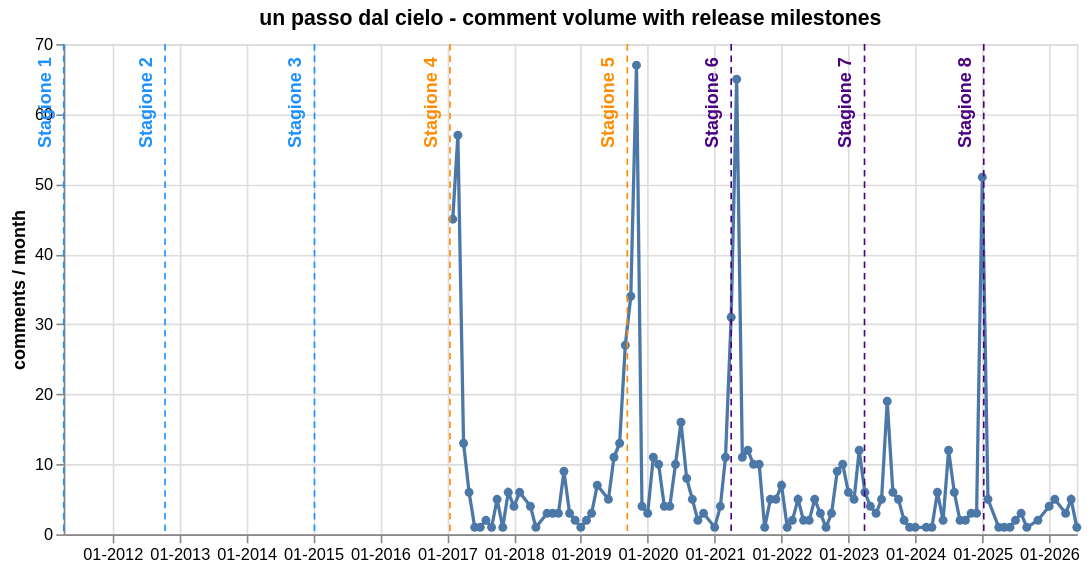

Describe this chart as a Vega-Lite specification.
### Vega-Lite specification from a JSON file in a GitHub repository (floating-point values rounded to 4 significant figures)
{"$schema": "https://vega.github.io/schema/vega-lite/v6.1.0.json", "config": {"view": {"continuousHeight": 300, "continuousWidth": 300}}, "datasets": {"data-0560007669a193dd96a4bdd75903b4f9": [{"date": "2017-02-01T00:00:00", "month": "2017-02", "months_from_release": 70.0, "n_comments": 45, "n_detected": 3, "n_ref_lex": 1, "produzione": "un passo dal cielo", "ref_rate_detected": 0.06667, "ref_rate_lex": 0.02222, "sim_mean": 0.7874, "tipo": "serie_ita"}, {"date": "2017-03-01T00:00:00", "month": "2017-03", "months_from_release": 71.0, "n_comments": 57, "n_detected": 6, "n_ref_lex": 3, "produzione": "un passo dal cielo", "ref_rate_detected": 0.1053, "ref_rate_lex": 0.05263, "sim_mean": 0.7866, "tipo": "serie_ita"}, {"date": "2017-04-01T00:00:00", "month": "2017-04", "months_from_release": 72.0, "n_comments": 13, "n_detected": 1, "n_ref_lex": 1, "produzione": "un passo dal cielo", "ref_rate_detected": 0.07692, "ref_rate_lex": 0.07692, "sim_mean": 0.789, "tipo": "serie_ita"}, {"date": "2017-05-01T00:00:00", "month": "2017-05", "months_from_release": 73.0, "n_comments": 6, "n_detected": 0, "n_ref_lex": 1, "produzione": "un passo dal cielo", "ref_rate_detected": 0.0, "ref_rate_lex": 0.1667, "sim_mean": 0.7848, "tipo": "serie_ita"}, {"date": "2017-06-01T00:00:00", "month": "2017-06", "months_from_release": 74.0, "n_comments": 1, "n_detected": 0, "n_ref_lex": 0, "produzione": "un passo dal cielo", "ref_rate_detected": 0.0, "ref_rate_lex": 0.0, "sim_mean": 0.7793, "tipo": "serie_ita"}, {"date": "2017-07-01T00:00:00", "month": "2017-07", "months_from_release": 75.0, "n_comments": 1, "n_detected": 0, "n_ref_lex": 0, "produzione": "un passo dal cielo", "ref_rate_detected": 0.0, "ref_rate_lex": 0.0, "sim_mean": 0.7914, "tipo": "serie_ita"}, {"date": "2017-08-01T00:00:00", "month": "2017-08", "months_from_release": 76.0, "n_comments": 2, "n_detected": 1, "n_ref_lex": 1, "produzione": "un passo dal cielo", "ref_rate_detected": 0.5, "ref_rate_lex": 0.5, "sim_mean": 0.7986, "tipo": "serie_ita"}, {"date": "2017-09-01T00:00:00", "month": "2017-09", "months_from_release": 77.0, "n_comments": 1, "n_detected": 0, "n_ref_lex": 0, "produzione": "un passo dal cielo", "ref_rate_detected": 0.0, "ref_rate_lex": 0.0, "sim_mean": 0.7751, "tipo": "serie_ita"}, {"date": "2017-10-01T00:00:00", "month": "2017-10", "months_from_release": 78.0, "n_comments": 5, "n_detected": 1, "n_ref_lex": 0, "produzione": "un passo dal cielo", "ref_rate_detected": 0.2, "ref_rate_lex": 0.0, "sim_mean": 0.7875, "tipo": "serie_ita"}, {"date": "2017-11-01T00:00:00", "month": "2017-11", "months_from_release": 79.0, "n_comments": 1, "n_detected": 0, "n_ref_lex": 0, "produzione": "un passo dal cielo", "ref_rate_detected": 0.0, "ref_rate_lex": 0.0, "sim_mean": 0.7894, "tipo": "serie_ita"}, {"date": "2017-12-01T00:00:00", "month": "2017-12", "months_from_release": 80.0, "n_comments": 6, "n_detected": 0, "n_ref_lex": 0, "produzione": "un passo dal cielo", "ref_rate_detected": 0.0, "ref_rate_lex": 0.0, "sim_mean": 0.7741, "tipo": "serie_ita"}, {"date": "2018-01-01T00:00:00", "month": "2018-01", "months_from_release": 81.0, "n_comments": 4, "n_detected": 0, "n_ref_lex": 0, "produzione": "un passo dal cielo", "ref_rate_detected": 0.0, "ref_rate_lex": 0.0, "sim_mean": 0.7834, "tipo": "serie_ita"}, {"date": "2018-02-01T00:00:00", "month": "2018-02", "months_from_release": 82.0, "n_comments": 6, "n_detected": 1, "n_ref_lex": 0, "produzione": "un passo dal cielo", "ref_rate_detected": 0.1667, "ref_rate_lex": 0.0, "sim_mean": 0.7903, "tipo": "serie_ita"}, {"date": "2018-04-01T00:00:00", "month": "2018-04", "months_from_release": 84.0, "n_comments": 4, "n_detected": 0, "n_ref_lex": 0, "produzione": "un passo dal cielo", "ref_rate_detected": 0.0, "ref_rate_lex": 0.0, "sim_mean": 0.7733, "tipo": "serie_ita"}, {"date": "2018-05-01T00:00:00", "month": "2018-05", "months_from_release": 85.0, "n_comments": 1, "n_detected": 0, "n_ref_lex": 0, "produzione": "un passo dal cielo", "ref_rate_detected": 0.0, "ref_rate_lex": 0.0, "sim_mean": 0.7873, "tipo": "serie_ita"}, {"date": "2018-07-01T00:00:00", "month": "2018-07", "months_from_release": 87.0, "n_comments": 3, "n_detected": 0, "n_ref_lex": 0, "produzione": "un passo dal cielo", "ref_rate_detected": 0.0, "ref_rate_lex": 0.0, "sim_mean": 0.7835, "tipo": "serie_ita"}, {"date": "2018-08-01T00:00:00", "month": "2018-08", "months_from_release": 88.0, "n_comments": 3, "n_detected": 2, "n_ref_lex": 0, "produzione": "un passo dal cielo", "ref_rate_detected": 0.6667, "ref_rate_lex": 0.0, "sim_mean": 0.8035, "tipo": "serie_ita"}, {"date": "2018-09-01T00:00:00", "month": "2018-09", "months_from_release": 89.0, "n_comments": 3, "n_detected": 0, "n_ref_lex": 0, "produzione": "un passo dal cielo", "ref_rate_detected": 0.0, "ref_rate_lex": 0.0, "sim_mean": 0.7833, "tipo": "serie_ita"}, {"date": "2018-10-01T00:00:00", "month": "2018-10", "months_from_release": 90.0, "n_comments": 9, "n_detected": 2, "n_ref_lex": 2, "produzione": "un passo dal cielo", "ref_rate_detected": 0.2222, "ref_rate_lex": 0.2222, "sim_mean": 0.786, "tipo": "serie_ita"}, {"date": "2018-11-01T00:00:00", "month": "2018-11", "months_from_release": 91.0, "n_comments": 3, "n_detected": 0, "n_ref_lex": 0, "produzione": "un passo dal cielo", "ref_rate_detected": 0.0, "ref_rate_lex": 0.0, "sim_mean": 0.7844, "tipo": "serie_ita"}, {"date": "2018-12-01T00:00:00", "month": "2018-12", "months_from_release": 92.0, "n_comments": 2, "n_detected": 0, "n_ref_lex": 0, "produzione": "un passo dal cielo", "ref_rate_detected": 0.0, "ref_rate_lex": 0.0, "sim_mean": 0.7886, "tipo": "serie_ita"}, {"date": "2019-01-01T00:00:00", "month": "2019-01", "months_from_release": 93.0, "n_comments": 1, "n_detected": 0, "n_ref_lex": 0, "produzione": "un passo dal cielo", "ref_rate_detected": 0.0, "ref_rate_lex": 0.0, "sim_mean": 0.797, "tipo": "serie_ita"}, {"date": "2019-02-01T00:00:00", "month": "2019-02", "months_from_release": 94.0, "n_comments": 2, "n_detected": 0, "n_ref_lex": 0, "produzione": "un passo dal cielo", "ref_rate_detected": 0.0, "ref_rate_lex": 0.0, "sim_mean": 0.7788, "tipo": "serie_ita"}, {"date": "2019-03-01T00:00:00", "month": "2019-03", "months_from_release": 95.0, "n_comments": 3, "n_detected": 0, "n_ref_lex": 1, "produzione": "un passo dal cielo", "ref_rate_detected": 0.0, "ref_rate_lex": 0.3333, "sim_mean": 0.7803, "tipo": "serie_ita"}, {"date": "2019-04-01T00:00:00", "month": "2019-04", "months_from_release": 96.0, "n_comments": 7, "n_detected": 0, "n_ref_lex": 0, "produzione": "un passo dal cielo", "ref_rate_detected": 0.0, "ref_rate_lex": 0.0, "sim_mean": 0.7837, "tipo": "serie_ita"}, {"date": "2019-06-01T00:00:00", "month": "2019-06", "months_from_release": 98.0, "n_comments": 5, "n_detected": 1, "n_ref_lex": 1, "produzione": "un passo dal cielo", "ref_rate_detected": 0.2, "ref_rate_lex": 0.2, "sim_mean": 0.7943, "tipo": "serie_ita"}, {"date": "2019-07-01T00:00:00", "month": "2019-07", "months_from_release": 99.0, "n_comments": 11, "n_detected": 1, "n_ref_lex": 1, "produzione": "un passo dal cielo", "ref_rate_detected": 0.09091, "ref_rate_lex": 0.09091, "sim_mean": 0.7872, "tipo": "serie_ita"}, {"date": "2019-08-01T00:00:00", "month": "2019-08", "months_from_release": 100.0, "n_comments": 13, "n_detected": 1, "n_ref_lex": 2, "produzione": "un passo dal cielo", "ref_rate_detected": 0.07692, "ref_rate_lex": 0.1538, "sim_mean": 0.7864, "tipo": "serie_ita"}, {"date": "2019-09-01T00:00:00", "month": "2019-09", "months_from_release": 101.0, "n_comments": 27, "n_detected": 2, "n_ref_lex": 1, "produzione": "un passo dal cielo", "ref_rate_detected": 0.07407, "ref_rate_lex": 0.03704, "sim_mean": 0.7814, "tipo": "serie_ita"}, {"date": "2019-10-01T00:00:00", "month": "2019-10", "months_from_release": 102.0, "n_comments": 34, "n_detected": 5, "n_ref_lex": 3, "produzione": "un passo dal cielo", "ref_rate_detected": 0.1471, "ref_rate_lex": 0.08824, "sim_mean": 0.7872, "tipo": "serie_ita"}, {"date": "2019-11-01T00:00:00", "month": "2019-11", "months_from_release": 103.0, "n_comments": 67, "n_detected": 4, "n_ref_lex": 4, "produzione": "un passo dal cielo", "ref_rate_detected": 0.0597, "ref_rate_lex": 0.0597, "sim_mean": 0.7844, "tipo": "serie_ita"}, {"date": "2019-12-01T00:00:00", "month": "2019-12", "months_from_release": 104.0, "n_comments": 4, "n_detected": 0, "n_ref_lex": 0, "produzione": "un passo dal cielo", "ref_rate_detected": 0.0, "ref_rate_lex": 0.0, "sim_mean": 0.7853, "tipo": "serie_ita"}, {"date": "2020-01-01T00:00:00", "month": "2020-01", "months_from_release": 105.0, "n_comments": 3, "n_detected": 0, "n_ref_lex": 0, "produzione": "un passo dal cielo", "ref_rate_detected": 0.0, "ref_rate_lex": 0.0, "sim_mean": 0.7915, "tipo": "serie_ita"}, {"date": "2020-02-01T00:00:00", "month": "2020-02", "months_from_release": 106.0, "n_comments": 11, "n_detected": 0, "n_ref_lex": 1, "produzione": "un passo dal cielo", "ref_rate_detected": 0.0, "ref_rate_lex": 0.09091, "sim_mean": 0.7867, "tipo": "serie_ita"}, {"date": "2020-03-01T00:00:00", "month": "2020-03", "months_from_release": 107.0, "n_comments": 10, "n_detected": 3, "n_ref_lex": 3, "produzione": "un passo dal cielo", "ref_rate_detected": 0.3, "ref_rate_lex": 0.3, "sim_mean": 0.7912, "tipo": "serie_ita"}, {"date": "2020-04-01T00:00:00", "month": "2020-04", "months_from_release": 108.0, "n_comments": 4, "n_detected": 2, "n_ref_lex": 2, "produzione": "un passo dal cielo", "ref_rate_detected": 0.5, "ref_rate_lex": 0.5, "sim_mean": 0.8012, "tipo": "serie_ita"}, {"date": "2020-05-01T00:00:00", "month": "2020-05", "months_from_release": 109.0, "n_comments": 4, "n_detected": 0, "n_ref_lex": 0, "produzione": "un passo dal cielo", "ref_rate_detected": 0.0, "ref_rate_lex": 0.0, "sim_mean": 0.785, "tipo": "serie_ita"}, {"date": "2020-06-01T00:00:00", "month": "2020-06", "months_from_release": 110.0, "n_comments": 10, "n_detected": 0, "n_ref_lex": 0, "produzione": "un passo dal cielo", "ref_rate_detected": 0.0, "ref_rate_lex": 0.0, "sim_mean": 0.7879, "tipo": "serie_ita"}, {"date": "2020-07-01T00:00:00", "month": "2020-07", "months_from_release": 111.0, "n_comments": 16, "n_detected": 1, "n_ref_lex": 0, "produzione": "un passo dal cielo", "ref_rate_detected": 0.0625, "ref_rate_lex": 0.0, "sim_mean": 0.7859, "tipo": "serie_ita"}, {"date": "2020-08-01T00:00:00", "month": "2020-08", "months_from_release": 112.0, "n_comments": 8, "n_detected": 0, "n_ref_lex": 1, "produzione": "un passo dal cielo", "ref_rate_detected": 0.0, "ref_rate_lex": 0.125, "sim_mean": 0.7812, "tipo": "serie_ita"}, {"date": "2020-09-01T00:00:00", "month": "2020-09", "months_from_release": 113.0, "n_comments": 5, "n_detected": 1, "n_ref_lex": 0, "produzione": "un passo dal cielo", "ref_rate_detected": 0.2, "ref_rate_lex": 0.0, "sim_mean": 0.7787, "tipo": "serie_ita"}, {"date": "2020-10-01T00:00:00", "month": "2020-10", "months_from_release": 114.0, "n_comments": 2, "n_detected": 0, "n_ref_lex": 0, "produzione": "un passo dal cielo", "ref_rate_detected": 0.0, "ref_rate_lex": 0.0, "sim_mean": 0.7978, "tipo": "serie_ita"}, {"date": "2020-11-01T00:00:00", "month": "2020-11", "months_from_release": 115.0, "n_comments": 3, "n_detected": 0, "n_ref_lex": 0, "produzione": "un passo dal cielo", "ref_rate_detected": 0.0, "ref_rate_lex": 0.0, "sim_mean": 0.792, "tipo": "serie_ita"}, {"date": "2021-01-01T00:00:00", "month": "2021-01", "months_from_release": 117.0, "n_comments": 1, "n_detected": 0, "n_ref_lex": 0, "produzione": "un passo dal cielo", "ref_rate_detected": 0.0, "ref_rate_lex": 0.0, "sim_mean": 0.7769, "tipo": "serie_ita"}, {"date": "2021-02-01T00:00:00", "month": "2021-02", "months_from_release": 118.0, "n_comments": 4, "n_detected": 1, "n_ref_lex": 0, "produzione": "un passo dal cielo", "ref_rate_detected": 0.25, "ref_rate_lex": 0.0, "sim_mean": 0.7851, "tipo": "serie_ita"}, {"date": "2021-03-01T00:00:00", "month": "2021-03", "months_from_release": 119.0, "n_comments": 11, "n_detected": 0, "n_ref_lex": 1, "produzione": "un passo dal cielo", "ref_rate_detected": 0.0, "ref_rate_lex": 0.09091, "sim_mean": 0.7852, "tipo": "serie_ita"}, {"date": "2021-04-01T00:00:00", "month": "2021-04", "months_from_release": 120.0, "n_comments": 31, "n_detected": 3, "n_ref_lex": 3, "produzione": "un passo dal cielo", "ref_rate_detected": 0.09677, "ref_rate_lex": 0.09677, "sim_mean": 0.7875, "tipo": "serie_ita"}, {"date": "2021-05-01T00:00:00", "month": "2021-05", "months_from_release": 121.0, "n_comments": 65, "n_detected": 1, "n_ref_lex": 0, "produzione": "un passo dal cielo", "ref_rate_detected": 0.01538, "ref_rate_lex": 0.0, "sim_mean": 0.7831, "tipo": "serie_ita"}, {"date": "2021-06-01T00:00:00", "month": "2021-06", "months_from_release": 122.0, "n_comments": 11, "n_detected": 1, "n_ref_lex": 1, "produzione": "un passo dal cielo", "ref_rate_detected": 0.09091, "ref_rate_lex": 0.09091, "sim_mean": 0.7832, "tipo": "serie_ita"}, {"date": "2021-07-01T00:00:00", "month": "2021-07", "months_from_release": 123.0, "n_comments": 12, "n_detected": 2, "n_ref_lex": 0, "produzione": "un passo dal cielo", "ref_rate_detected": 0.1667, "ref_rate_lex": 0.0, "sim_mean": 0.7881, "tipo": "serie_ita"}, {"date": "2021-08-01T00:00:00", "month": "2021-08", "months_from_release": 124.0, "n_comments": 10, "n_detected": 2, "n_ref_lex": 0, "produzione": "un passo dal cielo", "ref_rate_detected": 0.2, "ref_rate_lex": 0.0, "sim_mean": 0.7882, "tipo": "serie_ita"}, {"date": "2021-09-01T00:00:00", "month": "2021-09", "months_from_release": 125.0, "n_comments": 10, "n_detected": 0, "n_ref_lex": 1, "produzione": "un passo dal cielo", "ref_rate_detected": 0.0, "ref_rate_lex": 0.1, "sim_mean": 0.7812, "tipo": "serie_ita"}, {"date": "2021-10-01T00:00:00", "month": "2021-10", "months_from_release": 126.0, "n_comments": 1, "n_detected": 0, "n_ref_lex": 0, "produzione": "un passo dal cielo", "ref_rate_detected": 0.0, "ref_rate_lex": 0.0, "sim_mean": 0.7828, "tipo": "serie_ita"}, {"date": "2021-11-01T00:00:00", "month": "2021-11", "months_from_release": 127.0, "n_comments": 5, "n_detected": 0, "n_ref_lex": 1, "produzione": "un passo dal cielo", "ref_rate_detected": 0.0, "ref_rate_lex": 0.2, "sim_mean": 0.7886, "tipo": "serie_ita"}, {"date": "2021-12-01T00:00:00", "month": "2021-12", "months_from_release": 128.0, "n_comments": 5, "n_detected": 1, "n_ref_lex": 1, "produzione": "un passo dal cielo", "ref_rate_detected": 0.2, "ref_rate_lex": 0.2, "sim_mean": 0.7752, "tipo": "serie_ita"}, {"date": "2022-01-01T00:00:00", "month": "2022-01", "months_from_release": 129.0, "n_comments": 7, "n_detected": 0, "n_ref_lex": 0, "produzione": "un passo dal cielo", "ref_rate_detected": 0.0, "ref_rate_lex": 0.0, "sim_mean": 0.7701, "tipo": "serie_ita"}, {"date": "2022-02-01T00:00:00", "month": "2022-02", "months_from_release": 130.0, "n_comments": 1, "n_detected": 1, "n_ref_lex": 0, "produzione": "un passo dal cielo", "ref_rate_detected": 1.0, "ref_rate_lex": 0.0, "sim_mean": 0.8013, "tipo": "serie_ita"}, {"date": "2022-03-01T00:00:00", "month": "2022-03", "months_from_release": 131.0, "n_comments": 2, "n_detected": 0, "n_ref_lex": 0, "produzione": "un passo dal cielo", "ref_rate_detected": 0.0, "ref_rate_lex": 0.0, "sim_mean": 0.7766, "tipo": "serie_ita"}, {"date": "2022-04-01T00:00:00", "month": "2022-04", "months_from_release": 132.0, "n_comments": 5, "n_detected": 0, "n_ref_lex": 1, "produzione": "un passo dal cielo", "ref_rate_detected": 0.0, "ref_rate_lex": 0.2, "sim_mean": 0.7693, "tipo": "serie_ita"}, {"date": "2022-05-01T00:00:00", "month": "2022-05", "months_from_release": 133.0, "n_comments": 2, "n_detected": 0, "n_ref_lex": 0, "produzione": "un passo dal cielo", "ref_rate_detected": 0.0, "ref_rate_lex": 0.0, "sim_mean": 0.7932, "tipo": "serie_ita"}, {"date": "2022-06-01T00:00:00", "month": "2022-06", "months_from_release": 134.0, "n_comments": 2, "n_detected": 1, "n_ref_lex": 0, "produzione": "un passo dal cielo", "ref_rate_detected": 0.5, "ref_rate_lex": 0.0, "sim_mean": 0.7916, "tipo": "serie_ita"}, {"date": "2022-07-01T00:00:00", "month": "2022-07", "months_from_release": 135.0, "n_comments": 5, "n_detected": 2, "n_ref_lex": 0, "produzione": "un passo dal cielo", "ref_rate_detected": 0.4, "ref_rate_lex": 0.0, "sim_mean": 0.7966, "tipo": "serie_ita"}, {"date": "2022-08-01T00:00:00", "month": "2022-08", "months_from_release": 136.0, "n_comments": 3, "n_detected": 1, "n_ref_lex": 0, "produzione": "un passo dal cielo", "ref_rate_detected": 0.3333, "ref_rate_lex": 0.0, "sim_mean": 0.7909, "tipo": "serie_ita"}, {"date": "2022-09-01T00:00:00", "month": "2022-09", "months_from_release": 137.0, "n_comments": 1, "n_detected": 0, "n_ref_lex": 0, "produzione": "un passo dal cielo", "ref_rate_detected": 0.0, "ref_rate_lex": 0.0, "sim_mean": 0.7929, "tipo": "serie_ita"}, {"date": "2022-10-01T00:00:00", "month": "2022-10", "months_from_release": 138.0, "n_comments": 3, "n_detected": 0, "n_ref_lex": 0, "produzione": "un passo dal cielo", "ref_rate_detected": 0.0, "ref_rate_lex": 0.0, "sim_mean": 0.7719, "tipo": "serie_ita"}, {"date": "2022-11-01T00:00:00", "month": "2022-11", "months_from_release": 139.0, "n_comments": 9, "n_detected": 0, "n_ref_lex": 0, "produzione": "un passo dal cielo", "ref_rate_detected": 0.0, "ref_rate_lex": 0.0, "sim_mean": 0.7891, "tipo": "serie_ita"}, {"date": "2022-12-01T00:00:00", "month": "2022-12", "months_from_release": 140.0, "n_comments": 10, "n_detected": 1, "n_ref_lex": 0, "produzione": "un passo dal cielo", "ref_rate_detected": 0.1, "ref_rate_lex": 0.0, "sim_mean": 0.7893, "tipo": "serie_ita"}, {"date": "2023-01-01T00:00:00", "month": "2023-01", "months_from_release": 141.0, "n_comments": 6, "n_detected": 3, "n_ref_lex": 1, "produzione": "un passo dal cielo", "ref_rate_detected": 0.5, "ref_rate_lex": 0.1667, "sim_mean": 0.7977, "tipo": "serie_ita"}, {"date": "2023-02-01T00:00:00", "month": "2023-02", "months_from_release": 142.0, "n_comments": 5, "n_detected": 0, "n_ref_lex": 0, "produzione": "un passo dal cielo", "ref_rate_detected": 0.0, "ref_rate_lex": 0.0, "sim_mean": 0.7876, "tipo": "serie_ita"}, {"date": "2023-03-01T00:00:00", "month": "2023-03", "months_from_release": 143.0, "n_comments": 12, "n_detected": 1, "n_ref_lex": 1, "produzione": "un passo dal cielo", "ref_rate_detected": 0.08333, "ref_rate_lex": 0.08333, "sim_mean": 0.782, "tipo": "serie_ita"}, {"date": "2023-04-01T00:00:00", "month": "2023-04", "months_from_release": 144.0, "n_comments": 6, "n_detected": 2, "n_ref_lex": 1, "produzione": "un passo dal cielo", "ref_rate_detected": 0.3333, "ref_rate_lex": 0.1667, "sim_mean": 0.7957, "tipo": "serie_ita"}, {"date": "2023-05-01T00:00:00", "month": "2023-05", "months_from_release": 145.0, "n_comments": 4, "n_detected": 0, "n_ref_lex": 0, "produzione": "un passo dal cielo", "ref_rate_detected": 0.0, "ref_rate_lex": 0.0, "sim_mean": 0.788, "tipo": "serie_ita"}, {"date": "2023-06-01T00:00:00", "month": "2023-06", "months_from_release": 146.0, "n_comments": 3, "n_detected": 1, "n_ref_lex": 0, "produzione": "un passo dal cielo", "ref_rate_detected": 0.3333, "ref_rate_lex": 0.0, "sim_mean": 0.7972, "tipo": "serie_ita"}, {"date": "2023-07-01T00:00:00", "month": "2023-07", "months_from_release": 147.0, "n_comments": 5, "n_detected": 0, "n_ref_lex": 1, "produzione": "un passo dal cielo", "ref_rate_detected": 0.0, "ref_rate_lex": 0.2, "sim_mean": 0.787, "tipo": "serie_ita"}, {"date": "2023-08-01T00:00:00", "month": "2023-08", "months_from_release": 148.0, "n_comments": 19, "n_detected": 6, "n_ref_lex": 5, "produzione": "un passo dal cielo", "ref_rate_detected": 0.3158, "ref_rate_lex": 0.2632, "sim_mean": 0.7907, "tipo": "serie_ita"}, {"date": "2023-09-01T00:00:00", "month": "2023-09", "months_from_release": 149.0, "n_comments": 6, "n_detected": 2, "n_ref_lex": 2, "produzione": "un passo dal cielo", "ref_rate_detected": 0.3333, "ref_rate_lex": 0.3333, "sim_mean": 0.8025, "tipo": "serie_ita"}, {"date": "2023-10-01T00:00:00", "month": "2023-10", "months_from_release": 150.0, "n_comments": 5, "n_detected": 0, "n_ref_lex": 0, "produzione": "un passo dal cielo", "ref_rate_detected": 0.0, "ref_rate_lex": 0.0, "sim_mean": 0.7762, "tipo": "serie_ita"}, {"date": "2023-11-01T00:00:00", "month": "2023-11", "months_from_release": 151.0, "n_comments": 2, "n_detected": 0, "n_ref_lex": 0, "produzione": "un passo dal cielo", "ref_rate_detected": 0.0, "ref_rate_lex": 0.0, "sim_mean": 0.7845, "tipo": "serie_ita"}, {"date": "2023-12-01T00:00:00", "month": "2023-12", "months_from_release": 152.0, "n_comments": 1, "n_detected": 1, "n_ref_lex": 0, "produzione": "un passo dal cielo", "ref_rate_detected": 1.0, "ref_rate_lex": 0.0, "sim_mean": 0.8074, "tipo": "serie_ita"}, {"date": "2024-01-01T00:00:00", "month": "2024-01", "months_from_release": 153.0, "n_comments": 1, "n_detected": 1, "n_ref_lex": 1, "produzione": "un passo dal cielo", "ref_rate_detected": 1.0, "ref_rate_lex": 1.0, "sim_mean": 0.8109, "tipo": "serie_ita"}, {"date": "2024-03-01T00:00:00", "month": "2024-03", "months_from_release": 155.0, "n_comments": 1, "n_detected": 0, "n_ref_lex": 1, "produzione": "un passo dal cielo", "ref_rate_detected": 0.0, "ref_rate_lex": 1.0, "sim_mean": 0.7806, "tipo": "serie_ita"}, {"date": "2024-04-01T00:00:00", "month": "2024-04", "months_from_release": 156.0, "n_comments": 1, "n_detected": 1, "n_ref_lex": 1, "produzione": "un passo dal cielo", "ref_rate_detected": 1.0, "ref_rate_lex": 1.0, "sim_mean": 0.8368, "tipo": "serie_ita"}, {"date": "2024-05-01T00:00:00", "month": "2024-05", "months_from_release": 157.0, "n_comments": 6, "n_detected": 1, "n_ref_lex": 0, "produzione": "un passo dal cielo", "ref_rate_detected": 0.1667, "ref_rate_lex": 0.0, "sim_mean": 0.7867, "tipo": "serie_ita"}, {"date": "2024-06-01T00:00:00", "month": "2024-06", "months_from_release": 158.0, "n_comments": 2, "n_detected": 1, "n_ref_lex": 0, "produzione": "un passo dal cielo", "ref_rate_detected": 0.5, "ref_rate_lex": 0.0, "sim_mean": 0.7867, "tipo": "serie_ita"}, {"date": "2024-07-01T00:00:00", "month": "2024-07", "months_from_release": 159.0, "n_comments": 12, "n_detected": 2, "n_ref_lex": 2, "produzione": "un passo dal cielo", "ref_rate_detected": 0.1667, "ref_rate_lex": 0.1667, "sim_mean": 0.7924, "tipo": "serie_ita"}, {"date": "2024-08-01T00:00:00", "month": "2024-08", "months_from_release": 160.0, "n_comments": 6, "n_detected": 0, "n_ref_lex": 0, "produzione": "un passo dal cielo", "ref_rate_detected": 0.0, "ref_rate_lex": 0.0, "sim_mean": 0.7827, "tipo": "serie_ita"}, {"date": "2024-09-01T00:00:00", "month": "2024-09", "months_from_release": 161.0, "n_comments": 2, "n_detected": 1, "n_ref_lex": 1, "produzione": "un passo dal cielo", "ref_rate_detected": 0.5, "ref_rate_lex": 0.5, "sim_mean": 0.8028, "tipo": "serie_ita"}, {"date": "2024-10-01T00:00:00", "month": "2024-10", "months_from_release": 162.0, "n_comments": 2, "n_detected": 1, "n_ref_lex": 0, "produzione": "un passo dal cielo", "ref_rate_detected": 0.5, "ref_rate_lex": 0.0, "sim_mean": 0.805, "tipo": "serie_ita"}, {"date": "2024-11-01T00:00:00", "month": "2024-11", "months_from_release": 163.0, "n_comments": 3, "n_detected": 0, "n_ref_lex": 0, "produzione": "un passo dal cielo", "ref_rate_detected": 0.0, "ref_rate_lex": 0.0, "sim_mean": 0.7788, "tipo": "serie_ita"}, {"date": "2024-12-01T00:00:00", "month": "2024-12", "months_from_release": 164.0, "n_comments": 3, "n_detected": 1, "n_ref_lex": 0, "produzione": "un passo dal cielo", "ref_rate_detected": 0.3333, "ref_rate_lex": 0.0, "sim_mean": 0.7842, "tipo": "serie_ita"}, {"date": "2025-01-01T00:00:00", "month": "2025-01", "months_from_release": 165.0, "n_comments": 51, "n_detected": 5, "n_ref_lex": 4, "produzione": "un passo dal cielo", "ref_rate_detected": 0.09804, "ref_rate_lex": 0.07843, "sim_mean": 0.784, "tipo": "serie_ita"}, {"date": "2025-02-01T00:00:00", "month": "2025-02", "months_from_release": 166.0, "n_comments": 5, "n_detected": 0, "n_ref_lex": 0, "produzione": "un passo dal cielo", "ref_rate_detected": 0.0, "ref_rate_lex": 0.0, "sim_mean": 0.7866, "tipo": "serie_ita"}, {"date": "2025-04-01T00:00:00", "month": "2025-04", "months_from_release": 168.0, "n_comments": 1, "n_detected": 0, "n_ref_lex": 0, "produzione": "un passo dal cielo", "ref_rate_detected": 0.0, "ref_rate_lex": 0.0, "sim_mean": 0.7868, "tipo": "serie_ita"}, {"date": "2025-05-01T00:00:00", "month": "2025-05", "months_from_release": 169.0, "n_comments": 1, "n_detected": 1, "n_ref_lex": 0, "produzione": "un passo dal cielo", "ref_rate_detected": 1.0, "ref_rate_lex": 0.0, "sim_mean": 0.8056, "tipo": "serie_ita"}, {"date": "2025-06-01T00:00:00", "month": "2025-06", "months_from_release": 170.0, "n_comments": 1, "n_detected": 0, "n_ref_lex": 0, "produzione": "un passo dal cielo", "ref_rate_detected": 0.0, "ref_rate_lex": 0.0, "sim_mean": 0.768, "tipo": "serie_ita"}, {"date": "2025-07-01T00:00:00", "month": "2025-07", "months_from_release": 171.0, "n_comments": 2, "n_detected": 0, "n_ref_lex": 2, "produzione": "un passo dal cielo", "ref_rate_detected": 0.0, "ref_rate_lex": 1.0, "sim_mean": 0.7857, "tipo": "serie_ita"}, {"date": "2025-08-01T00:00:00", "month": "2025-08", "months_from_release": 172.0, "n_comments": 3, "n_detected": 0, "n_ref_lex": 0, "produzione": "un passo dal cielo", "ref_rate_detected": 0.0, "ref_rate_lex": 0.0, "sim_mean": 0.7791, "tipo": "serie_ita"}, {"date": "2025-09-01T00:00:00", "month": "2025-09", "months_from_release": 173.0, "n_comments": 1, "n_detected": 0, "n_ref_lex": 0, "produzione": "un passo dal cielo", "ref_rate_detected": 0.0, "ref_rate_lex": 0.0, "sim_mean": 0.762, "tipo": "serie_ita"}, {"date": "2025-11-01T00:00:00", "month": "2025-11", "months_from_release": 175.0, "n_comments": 2, "n_detected": 0, "n_ref_lex": 0, "produzione": "un passo dal cielo", "ref_rate_detected": 0.0, "ref_rate_lex": 0.0, "sim_mean": 0.7835, "tipo": "serie_ita"}, {"date": "2026-01-01T00:00:00", "month": "2026-01", "months_from_release": 177.0, "n_comments": 4, "n_detected": 0, "n_ref_lex": 0, "produzione": "un passo dal cielo", "ref_rate_detected": 0.0, "ref_rate_lex": 0.0, "sim_mean": 0.7744, "tipo": "serie_ita"}, {"date": "2026-02-01T00:00:00", "month": "2026-02", "months_from_release": 178.0, "n_comments": 5, "n_detected": 1, "n_ref_lex": 0, "produzione": "un passo dal cielo", "ref_rate_detected": 0.2, "ref_rate_lex": 0.0, "sim_mean": 0.7909, "tipo": "serie_ita"}, {"date": "2026-04-01T00:00:00", "month": "2026-04", "months_from_release": 180.0, "n_comments": 3, "n_detected": 1, "n_ref_lex": 0, "produzione": "un passo dal cielo", "ref_rate_detected": 0.3333, "ref_rate_lex": 0.0, "sim_mean": 0.7953, "tipo": "serie_ita"}, {"date": "2026-05-01T00:00:00", "month": "2026-05", "months_from_release": 181.0, "n_comments": 5, "n_detected": 0, "n_ref_lex": 2, "produzione": "un passo dal cielo", "ref_rate_detected": 0.0, "ref_rate_lex": 0.4, "sim_mean": 0.7781, "tipo": "serie_ita"}, {"date": "2026-06-01T00:00:00", "month": "2026-06", "months_from_release": 182.0, "n_comments": 1, "n_detected": 0, "n_ref_lex": 0, "produzione": "un passo dal cielo", "ref_rate_detected": 0.0, "ref_rate_lex": 0.0, "sim_mean": 0.7679, "tipo": "serie_ita"}], "data-d7a4ae2ad529353a6a11f0a9fa495b0a": [{"color": "#1E90FF", "date": "2011-04-10T00:00:00", "name": "Season 1 Premiere - Terence Hill", "produzione": "un passo dal cielo", "series": "Un Passo Dal Cielo 1", "label": "Stagione 1"}, {"color": "#1E90FF", "date": "2012-10-14T00:00:00", "name": "Season 2 Premiere - Terence Hill", "produzione": "un passo dal cielo", "series": "Un Passo Dal Cielo 2", "label": "Stagione 2"}, {"color": "#1E90FF", "date": "2015-01-08T00:00:00", "name": "Season 3 Premiere - Terence Hill Finale", "produzione": "un passo dal cielo", "series": "Un Passo Dal Cielo 3", "label": "Stagione 3"}, {"color": "#FF8C00", "date": "2017-01-17T00:00:00", "name": "Season 4 Premiere - Daniele Liotti Debut", "produzione": "un passo dal cielo", "series": "Un Passo Dal Cielo 4", "label": "Stagione 4"}, {"color": "#FF8C00", "date": "2019-09-12T00:00:00", "name": "Season 5 Premiere - Daniele Liotti", "produzione": "un passo dal cielo", "series": "Un Passo Dal Cielo 5", "label": "Stagione 5"}, {"color": "#4B0082", "date": "2021-04-01T00:00:00", "name": "Season 6 Premiere - I Guardiani (Veneto Shift)", "produzione": "un passo dal cielo", "series": "Un Passo Dal Cielo 6", "label": "Stagione 6"}, {"color": "#4B0082", "date": "2023-03-30T00:00:00", "name": "Season 7 Premiere - Giusy Buscemi Lead", "produzione": "un passo dal cielo", "series": "Un Passo Dal Cielo 7", "label": "Stagione 7"}, {"color": "#4B0082", "date": "2025-01-09T00:00:00", "name": "Season 8 Premiere - Eco & Climate Focus", "produzione": "un passo dal cielo", "series": "Un Passo Dal Cielo 8", "label": "Stagione 8"}]}, "height": 300, "layer": [{"data": {"name": "data-0560007669a193dd96a4bdd75903b4f9"}, "encoding": {"tooltip": [{"field": "date", "format": "%m-%Y", "title": "month", "type": "temporal"}, {"field": "n_comments", "type": "quantitative"}, {"field": "ref_rate_lex", "format": ".2%", "type": "quantitative"}], "x": {"axis": {"format": "%m-%Y"}, "field": "date", "title": null, "type": "temporal"}, "y": {"field": "n_comments", "title": "comments / month", "type": "quantitative"}}, "mark": {"point": true, "type": "line"}}, {"data": {"name": "data-d7a4ae2ad529353a6a11f0a9fa495b0a"}, "encoding": {"color": {"field": "color", "legend": null, "scale": null, "type": "nominal"}, "tooltip": [{"field": "name", "type": "nominal"}, {"field": "date", "format": "%m-%Y", "type": "temporal"}], "x": {"field": "date", "type": "temporal"}}, "mark": {"strokeDash": [4, 3], "type": "rule"}}, {"data": {"name": "data-d7a4ae2ad529353a6a11f0a9fa495b0a"}, "mark": {"type": "text", "angle": 270, "align": "right", "baseline": "bottom", "dx": 0, "dy": -6, "fontSize": 11, "fontWeight": "bold"}, "encoding": {"x": {"field": "date", "type": "temporal"}, "y": {"value": 8}, "text": {"field": "label", "type": "nominal"}, "color": {"field": "color", "type": "nominal", "scale": null, "legend": null}}}], "title": "un passo dal cielo - comment volume with release milestones", "width": 620}
